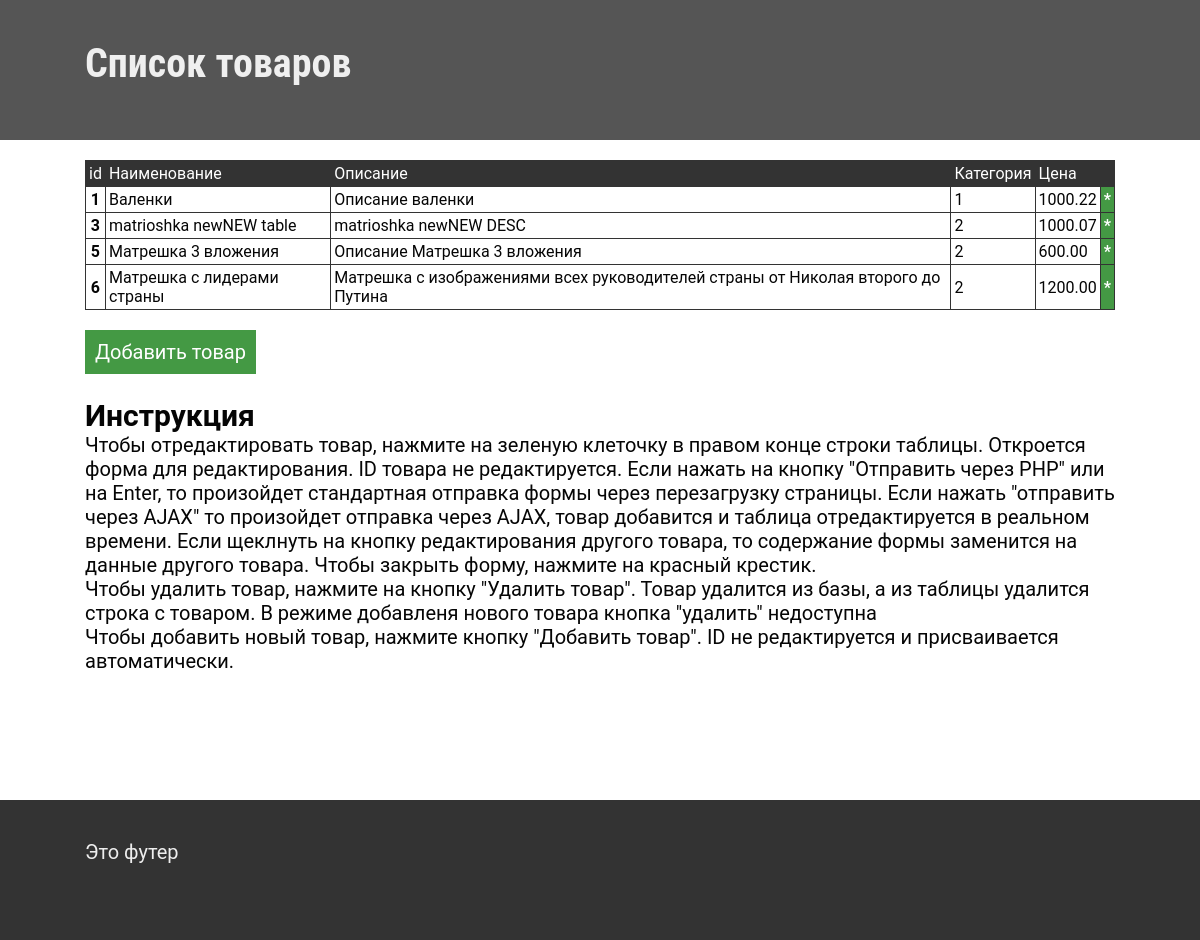
Before: / with the older database file.
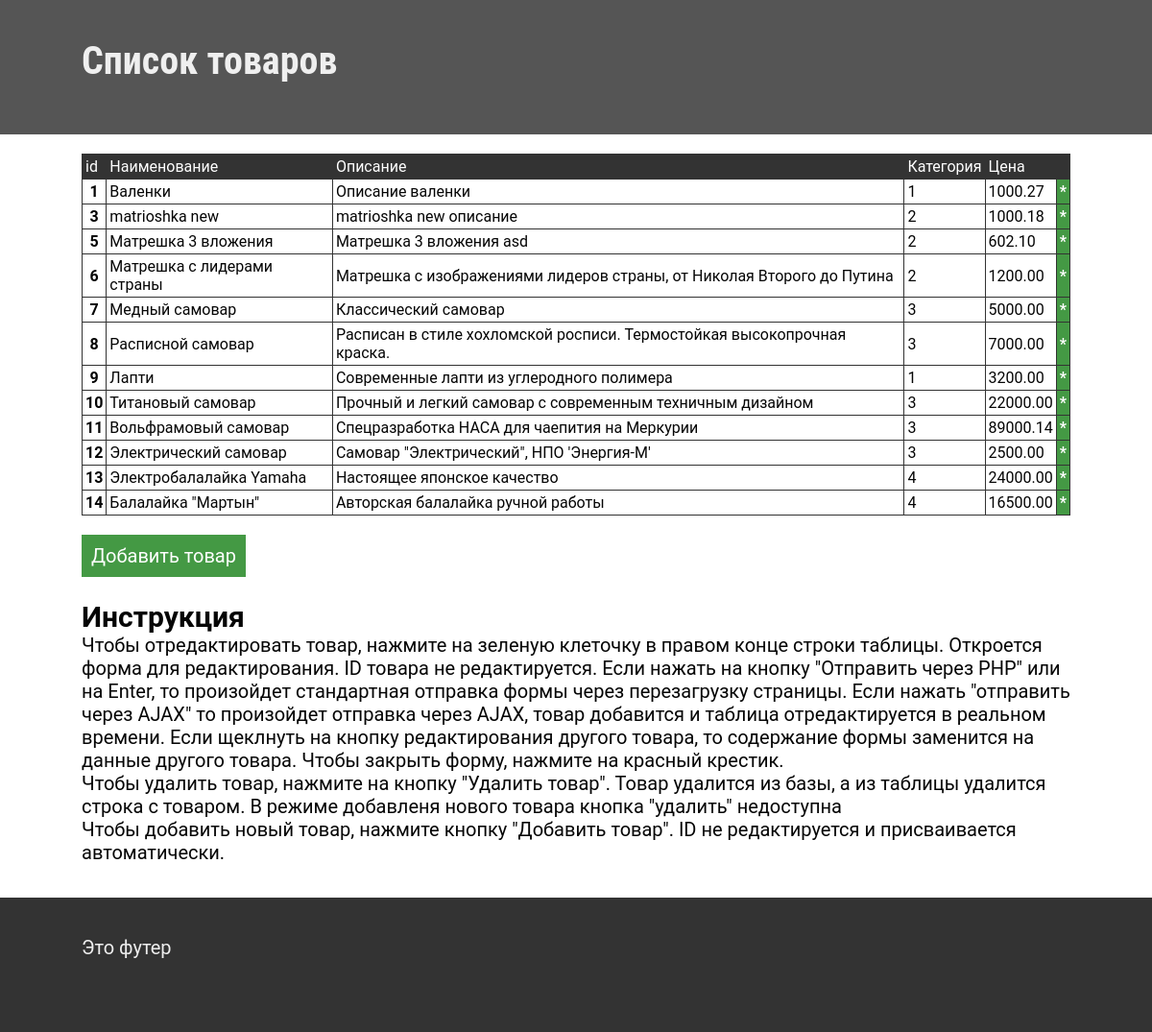
After: the same page with the newer database file.
### tables this page shows
CREATE TABLE `products` (
  `id` int(10) UNSIGNED NOT NULL,
  `name` varchar(120) NOT NULL,
  `description` text,
  `category_id` int(10) UNSIGNED DEFAULT NULL,
  `cost` decimal(10,2) UNSIGNED NOT NULL
);

### functions.php (the view, shortened to what this page needs)
<?php
function get_data () {
	$link = mysqli_connect(SQL_HOST, DB_USER, DB_PASSW);
	$data = mysqli_query($link, "select * from `shop`.`products`");
	$tableArray = mysqli_fetch_all($data, MYSQL_ASSOC);
	return $tableArray;
}
function build_table_html ($tableArray) {
	$table_html = '<table><tbody><thead><tr><td class=\' id\'>id</td><td class=\'name\'>Наименование</td><td>Описание</td><td>Категория</td><td>Цена</td><td></td></tr></thead>';
	foreach ($tableArray as $row) {
		$table_html .=
			'<tr><th class=\'id\'>' . $row['id'] .
			'</th><td class=\'name\'>' . $row['name'] .
			'</td><td class=\'description\'>' . $row['description'] .
			'</td><td class=\'category\'>' . $row['category_id'] .
			'</td><td class=\'cost\'>' . $row['cost'] . '</td><td class ="editbutton" onclick="callEditWindow();"><b>*</b></td></tr>';
	}
	$table_html .= '</tbody></table>';
	return $table_html;
}
	?>

### index.php (shortened to what this page needs)
<?php
require_once('functions.php');
$tableArray = get_data ();
$table_html = build_table_html ($tableArray);
?>
<!doctype html>
<html>
	<head>
		<link rel="stylesheet" type="text/css" href="css/style1.css">
	</head>
	<body>
	<div class="main">
		<div class="header">
			<div class="header-center">
				<h1>Cписок товаров</h1>
			</div>
		</div>
		<div class="content">
			<?php
			echo $table_html;
			?>
			<button class="green" id="createbutton">Добавить товар</button>
            <br>
            <br>
            <h2>Инструкция</h2>
            <p>Чтобы отредактировать товар, нажмите на зеленую клеточку в правом конце строки таблицы.
                Откроется форма для редактирования. ID товара не редактируется. Если нажать на кнопку "Отправить через PHP" или на Enter, то произойдет стандартная отправка формы через перезагрузку страницы.
                Если нажать "отправить через AJAX" то произойдет отправка через AJAX, товар добавится и таблица отредактируется в реальном времени.
            Если щеклнуть на кнопку редактирования другого товара, то содержание формы заменится на данные другого товара.
            Чтобы закрыть форму, нажмите на красный крестик.</p>
            <p>Чтобы удалить товар, нажмите на кнопку "Удалить товар". Товар удалится из базы, а из таблицы удалится строка с товаром. В режиме добавленя нового товара кнопка "удалить" недоступна</p>
            <p>Чтобы добавить новый товар, нажмите кнопку "Добавить товар". ID не редактируется и присваивается автоматически.</p>
		</div>
	</div>
	<div class="prefooter">
	</div>
	<div class="footer">
			<div class="footer-center">
				Это футер
			</div>
	</div>
	</body>
</html>

### css/style1.css (style rules this page uses)
html, body { height: 100%; font-family: 'Roboto', sans-serif; font-size: 20px; color:#050505; }
.main { min-height: 100%; max-width: 100%; }
.header { height: 100px; background-color: #555; padding-top: 40px; }
.header-center { margin: 0 auto; max-width: 100%; width: 1030px; }
.header h1 { font-family: 'Roboto Condensed', sans-serif; color:#efefef; }
table { border-collapse: collapse; border: 1px solid grey; margin-bottom: 20px; }
td, th { border: 1px solid #333; padding: 3px; font-size: 16px; }
thead { background-color: #333; color: #fff; }
.editbutton { background-color: #494; color:#fff; cursor: pointer; }
.green { background-color: #494; font-family: 'Roboto', sans-serif; font-size: 20px; color:#fff; border:none; padding:10px; cursor: pointer; }
.content { max-width: 1030px; min-width: 344px; overflow: hidden; margin: 0 auto; padding-top: 20px; padding-bottom: 35px; }
.prefooter { height: 100px }
.footer { padding-top: 40px; color:#eee; position: relative; top:-100px; height: 100px; background-color: #333; }
.footer-center { margin: 0 auto; max-width: 100%; width: 1030px; }

Changed rows visible on the page:
changed products "Валенки": cost "1000.22" → "1000.27"
changed products id 3: name "matrioshka newNEW table" → "matrioshka new"; description "matrioshka newNEW DESC" → "matrioshka new описание"; cost "1000.07" → "1000.18"
changed products "Матрешка 3 вложения": description "Описание Матрешка 3 вложения" → "Матрешка 3 вложения asd"; cost "600.00" → "602.10"
changed products "Матрешка с лидерами страны": description "Матрешка с изображениями всех руководителей страны от Николая второго до Путина" → "Матрешка с изображениями лидеров страны, от Николая Второго до Путина"
added products: id "7", name "Медный самовар", description "Классический самовар", category "3", cost "5000.00"
added products: id "8", name "Расписной самовар", description "Расписан в стиле хохломской росписи. Термостойкая высокопрочная краска.", category "3", cost "7000.00"
added products: id "9", name "Лапти", description "Современные лапти из углеродного полимера", category "1", cost "3200.00"
added products: id "10", name "Титановый самовар", description "Прочный и легкий самовар с современным техничным дизайном", category "3", cost "22000.00"
added products: id "11", name "Вольфрамовый самовар", description "Спецразработка НАСА для чаепития на Меркурии", category "3", cost "89000.14"
added products: id "12", name "Электрический самовар", description "Самовар \"Электрический\", НПО 'Энергия-М'", category "3", cost "2500.00"
added products: id "13", name "Электробалалайка Yamaha", description "Настоящее японское качество", category "4", cost "24000.00"
added products: id "14", name "Балалайка \"Мартын\"", description "Авторская балалайка ручной работы", category "4", cost "16500.00"
